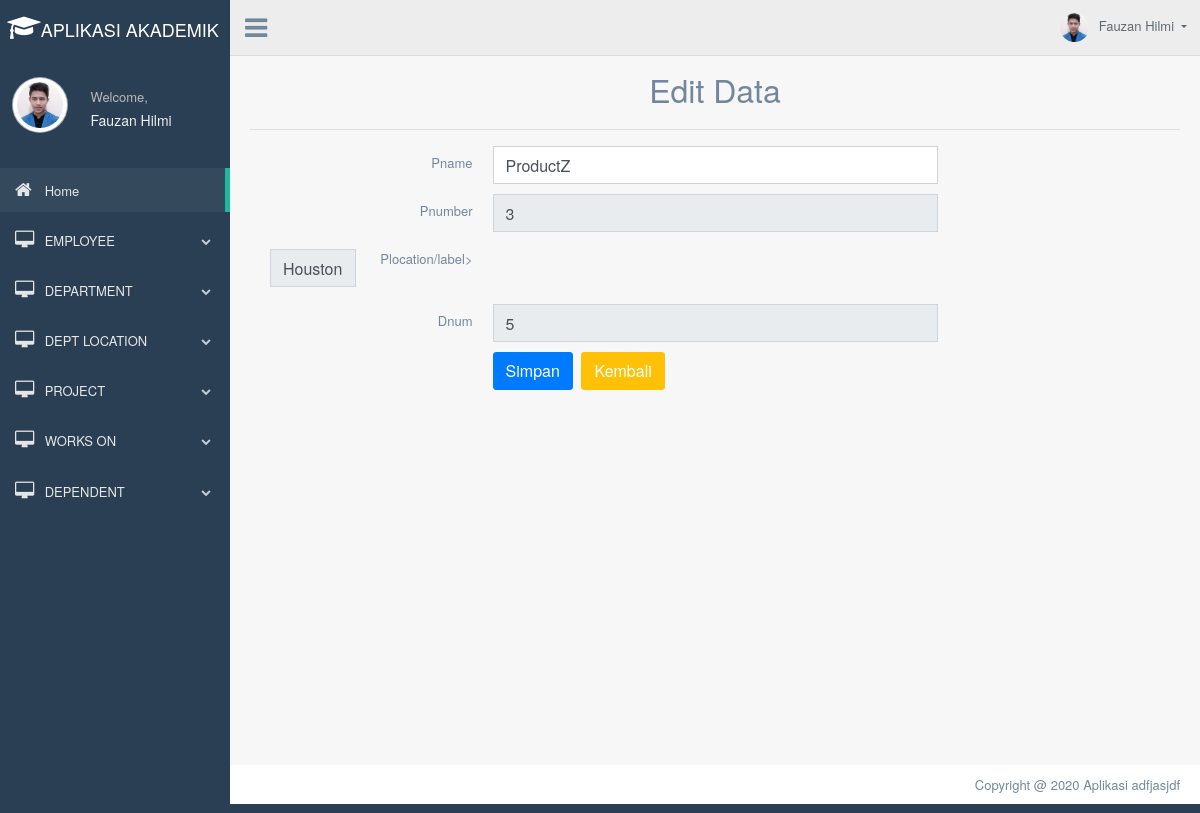
The page /index.php?page=edit4&Pnumber=3 on the database its author committed.
### tables this page shows
CREATE TABLE `project` (
  `Pname` varchar(20) DEFAULT NULL,
  `Pnumber` int(5) NOT NULL,
  `Plocation` varchar(20) DEFAULT NULL,
  `Dnum` int(5) DEFAULT NULL
);

### edit4.php (the view, shortened to what this page needs)
<?php include('config.php'); ?>
	<div class="container" style="margin-top:20px">
		<center><font size="6">Edit Data</font></center>
		<hr>
		<?php
		if(isset($_GET['Pnumber'])){
			$Pnumber = $_GET['Pnumber'];
			$select = mysqli_query($koneksi, "SELECT * FROM project WHERE Pnumber='$Pnumber'") or die(mysqli_error($koneksi));
			if(mysqli_num_rows($select) == 0){
				echo '<div class="alert alert-warning">ID tidak ada dalam database.</div>';
				exit();
			}else{
				$data = mysqli_fetch_assoc($select);
			}
		}
		?>
		<form action="index.php?page=edit4&Pnumber=<?php echo $Pnumber; ?>" method="post">
			<div class="item form-group">
				<label class="col-form-label col-md-3 col-sm-3 label-align">Pname</label>
				<div class="col-md-6 col-sm-6">
					<input type="text" name="Pname" class="form-control" value="<?php echo $data['Pname']; ?>" required>
				</div>
			</div>
			<div class="item form-group">
				<label class="col-form-label col-md-3 col-sm-3 label-align">Pnumber</label>
				<div class="col-md-6 col-sm-6">
					<input type="text" name="Pnumber" class="form-control" size="4" value="<?php echo $data['Pnumber']; ?>" readonly required>
				</div>
			</div>
			<div class="item form-group">
				<label class="col-form-label col-md-3 col-sm-3 label-align">Plocation/label>
				<div class="col-md-6 col-sm-6">
					<input type="text" name="Plocation" class="form-control" size="4" value="<?php echo $data['Plocation']; ?>" readonly required>
				</div>
			</div>
			<div class="item form-group">
				<label class="col-form-label col-md-3 col-sm-3 label-align">Dnum</label>
				<div class="col-md-6 col-sm-6">
					<input type="text" name="Dnum" class="form-control" size="4" value="<?php echo $data['Dnum']; ?>" readonly required>
				</div>
			</div>
			<div class="item form-group">
				<div class="col-md-6 col-sm-6 offset-md-3">
					<input type="submit" name="submit" class="btn btn-primary" value="Simpan">
					<a href="index.php?page=tampil4" class="btn btn-warning">Kembali</a>
				</div>
			</div>
		</form>
	</div>

### rows shown on the page
project: Pname "ProductZ", Pnumber "3", Plocation "Houston", Dnum "5"
